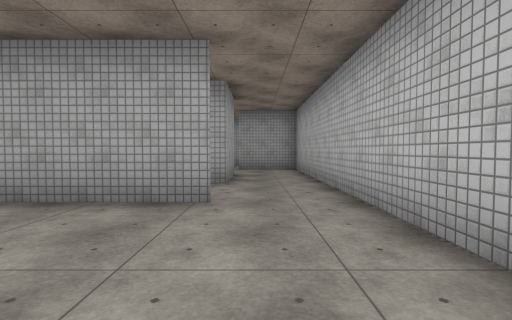
[1] (above)

24 first-person views from a walk through a scene from a Unity 3-D project. The camera is 1.3 m above the floor, tilts 2° down and sees 85° across. The floor is counted in squares, 2 m on a side. Each view is taken from the middle of a square. On the plan, view 1 faces up. The plan holds only what a view shows up to about 9 squares ahead; the rest is blank. The player is left out. Surface patterns are stand-ins for the level's own textures.

[2]
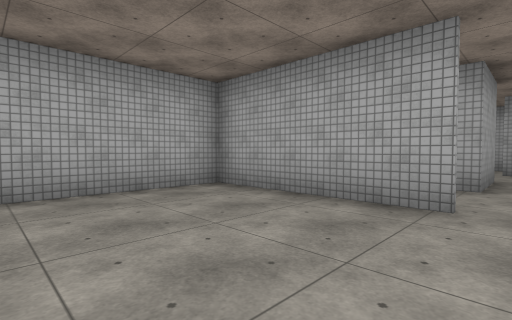

[3]
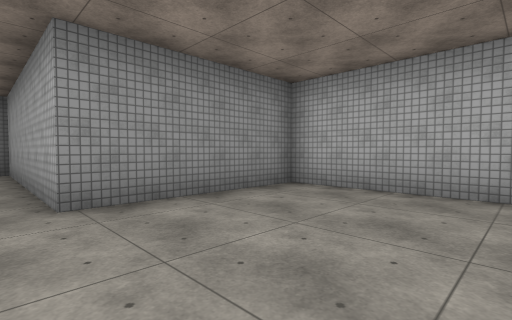

[4]
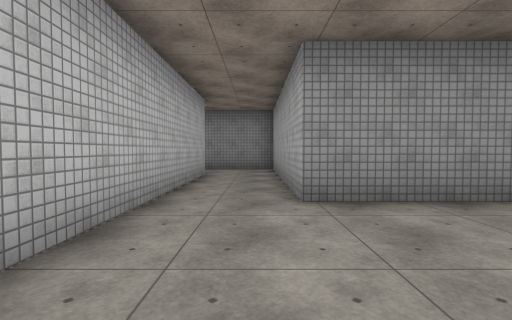

[5]
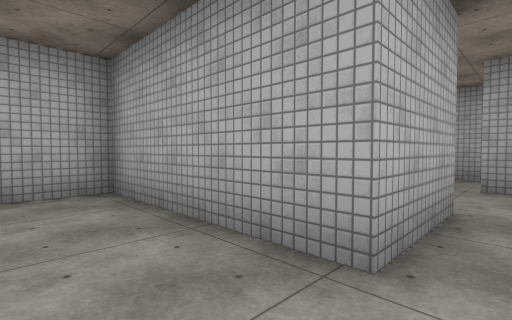

[6]
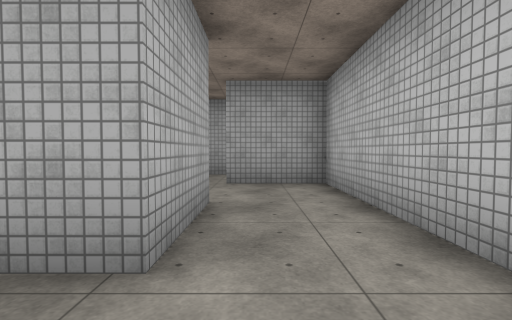

[7]
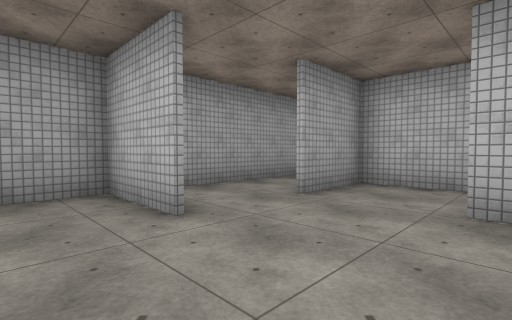

[8]
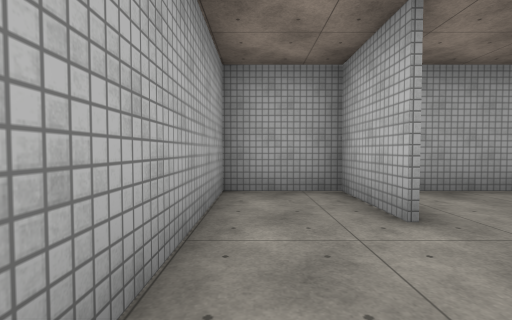

[9]
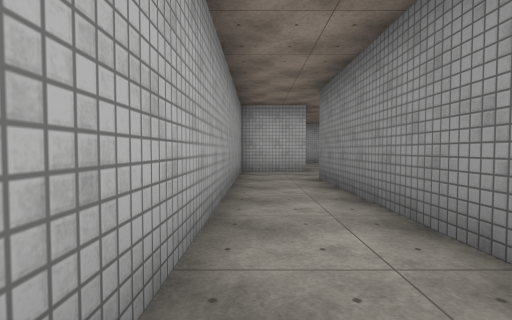

[10]
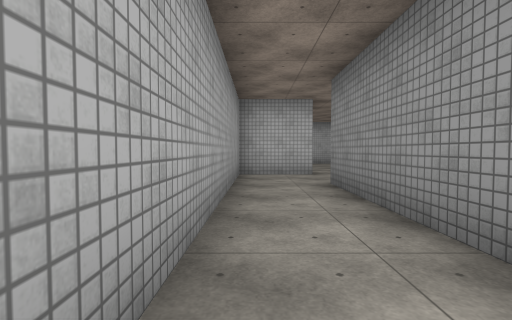

[11]
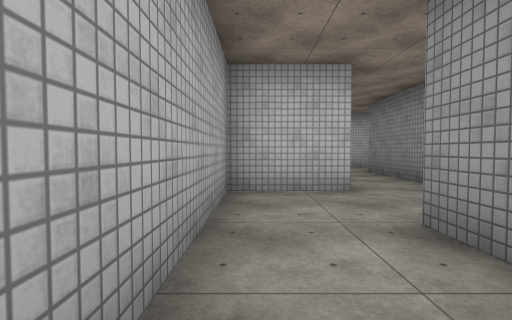

[12]
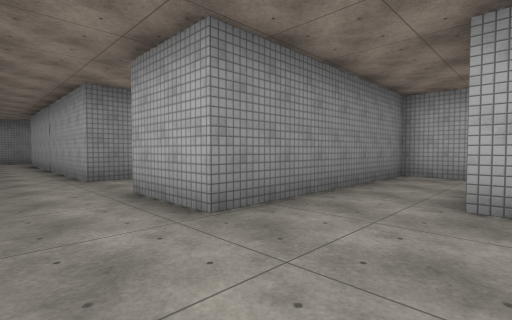

[13]
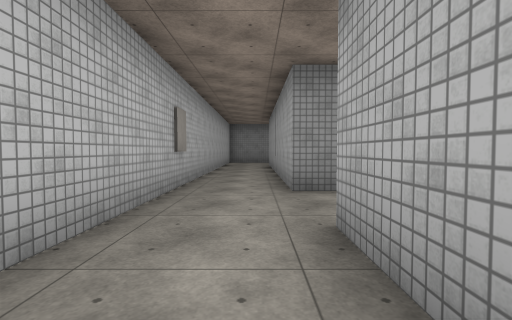

[14]
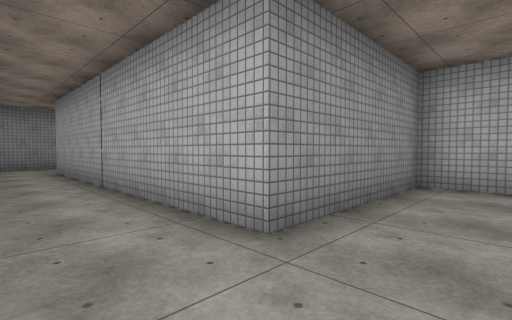

[15]
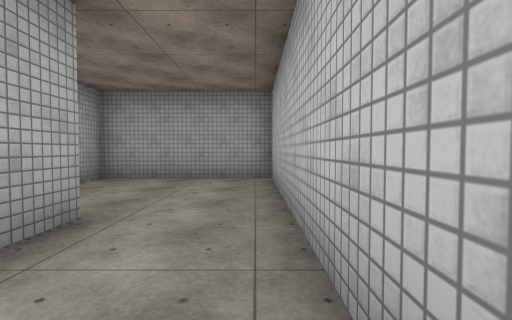

[16]
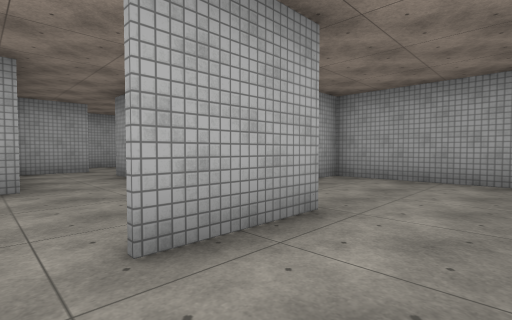

[17]
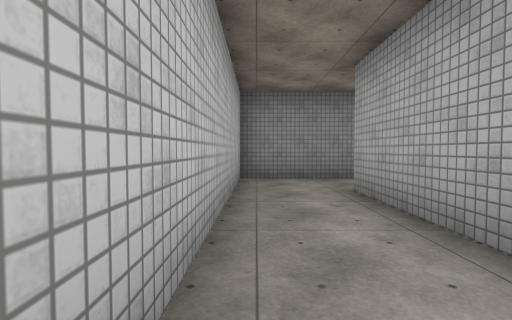

[18]
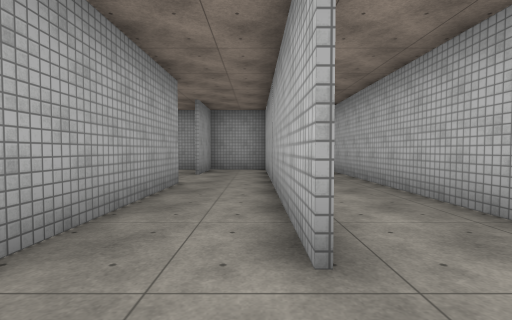

[19]
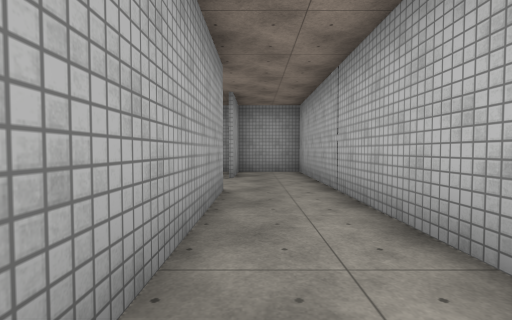

[20]
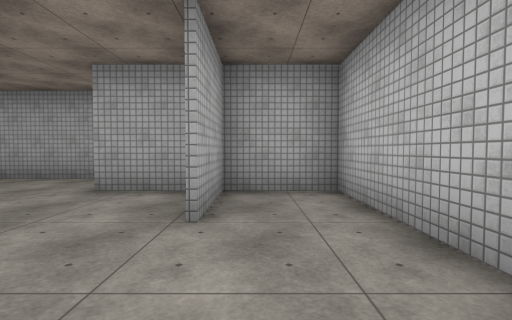

[21]
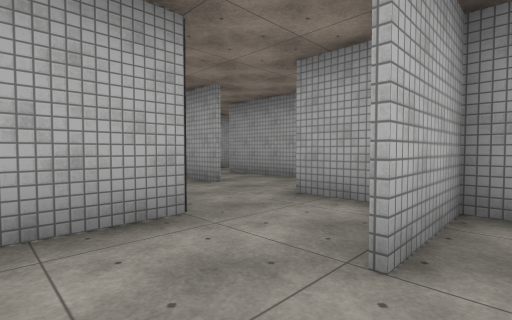

[22]
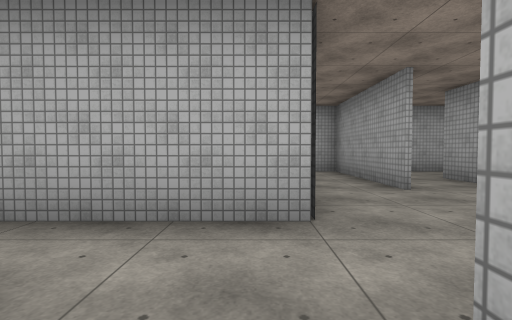

[23]
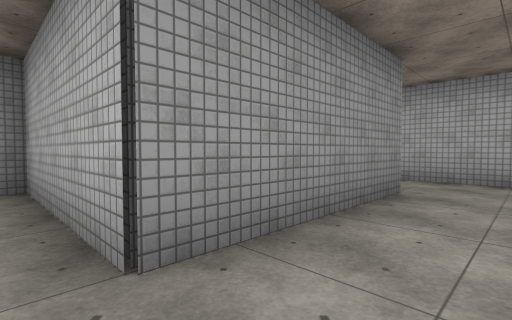

[24]
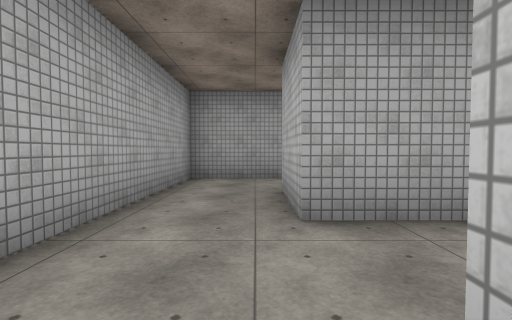

### Floor plan
Ten units are one square. View 1 is at (0, 0); x grows to the right and y downward. Boxes are objects, and circles mark ways between rooms. Rooms are numbered by the first view taken in them; rooms with no view inside come last. Other rooms are left out.
<svg viewBox="-50 -119 189 188">
<path fill="none" stroke="#000" d="M-5 -35 -45 -35 -45 5 -6 5 -6 45M14 45 14 -35M-6 -75 -6 -55 -45 -55 -45 -41M14 -35 14 -75M-26 -94 -26 -114 -45 -114 -45 -75M14 -75 14 -95 -6 -95M5 -95 55 -95M74 -94 74 -114 -15 -114M113 -36 113 45M76 -77 113 -77 113 -56M106 64 134 64 134 -114 95 -114 95 -95M95 5 95 45M113 45 113 -35 91 -35M95 -35 95 -15M55 -35 35 -35M64 -55 35 -55M34 -16 75 -16M91 -35 74 -35M34 5 34 -16M35 -35 15 -35 15 14M75 -55 75 -36 113 -36M61 -76 52 -76M36 -74 36 -58M75 -16 75 24 79 24M54 -90 54 -77 76 -77"/>
<circle cx="0" cy="-40" r="3" fill="#2a7"/>
<circle cx="0" cy="-65" r="3" fill="#2a7"/>
<circle cx="-15" cy="-100" r="3" fill="#2a7"/>
<circle cx="65" cy="-100" r="3" fill="#2a7"/>
<circle cx="110" cy="55" r="3" fill="#2a7"/>
<circle cx="110" cy="-50" r="3" fill="#2a7"/>
<circle cx="85" cy="-90" r="3" fill="#2a7"/>
<circle cx="90" cy="-5" r="3" fill="#2a7"/>
<circle cx="40" cy="-30" r="3" fill="#2a7"/>
<circle cx="80" cy="-20" r="3" fill="#2a7"/>
<text x="-20" y="-10">1</text>
<text x="-10" y="-50">2</text>
<text x="-20" y="-80">3</text>
<text x="20" y="-110">4</text>
<text x="120" y="-30">5</text>
<text x="100" y="10">6</text>
<text x="60" y="-30">7</text>
<text x="30" y="0">8</text>
<text x="80" y="-60">9</text>
<text x="80" y="-10">10</text>
<text x="60" y="-90">11</text>
</svg>
Room 1 opens to room 2. Room 2 opens to room 3. Room 3 opens to room 4. Room 4 opens to room 11. Room 5 opens to room 6. Room 5 opens to room 9. Room 5 opens to room 11. Room 6 opens to room 10. Room 7 opens to room 8. Room 7 opens to room 10.

Where each view was taken, in squares from view 1:
view 1: 0 up, 0 right, facing up
view 2: 0 up, 0 right, facing up-left
view 3: 3 up, 0 right, facing down-left
view 4: 3 up, 0 right, facing down
view 5: 4 up, 0 right, facing up-left
view 6: 4 up, 0 right, facing up
view 7: 7 up, 4 left, facing up-right
view 8: 7 up, 4 left, facing up
view 9: 11 up, 1 left, facing right
view 10: 11 up, 0 right, facing right
view 11: 11 up, 3 right, facing right
view 12: 10 up, 13 right, facing down-left
view 13: 8 up, 12 right, facing down
view 14: 5 up, 13 right, facing down-left
view 15: 5 up, 13 right, facing up
view 16: 5 up, 13 right, facing up-left
view 17: 0 up, 13 right, facing down
view 18: 6 down, 11 right, facing up
view 19: 5 down, 10 right, facing up
view 20: 1 down, 10 right, facing up
view 21: 0 up, 10 right, facing up-left
view 22: 1 up, 10 right, facing left
view 23: 3 up, 8 right, facing down-left
view 24: 3 down, 3 right, facing up
